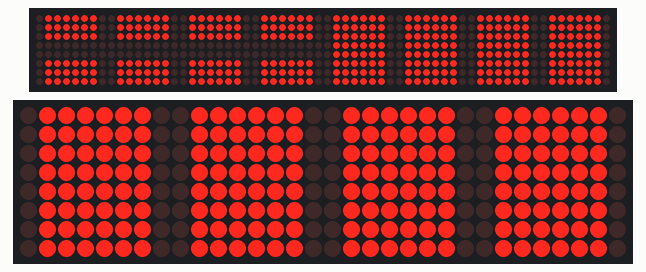
Simulated run of this sketch. Board: Arduino Uno, built with avr-gcc and run on an emulated ATmega328P. Parts: 64×8 LED matrix, 32×8 LED matrix.

Above: at 0.28 s.
At 0.93 s:
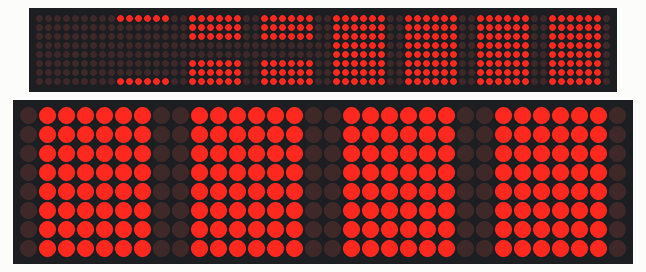
At 1.59 s:
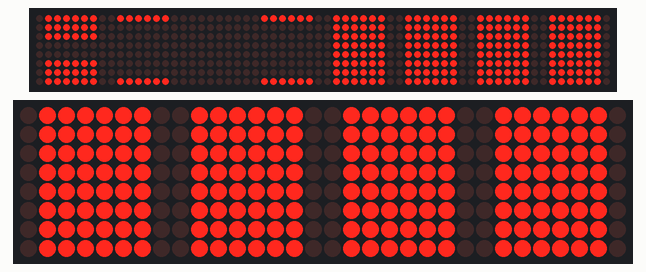
At 1.94 s:
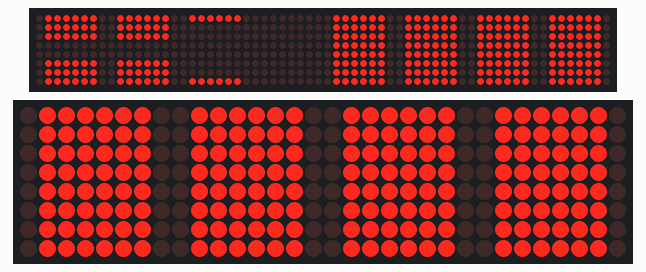

The sketch:

bars.ino
```cpp
#include "LedControl.h"
LedControl lc = LedControl(13,11,12,8);
LedControl ld = LedControl(10,8,9,4);

void setup() {


  for (int i = 0; i < 8; ++i) {
  lc.shutdown(i,false);
  // Set the brightness to a medium values
  lc.setIntensity(i, 1);
  // and clear the display
  lc.clearDisplay(i);
  }

  for (int i = 0; i < 8; ++i) {
  ld.shutdown(i,false);
  // Set the brightness to a medium values
  ld.setIntensity(i, 1);
  // and clear the display
  ld.clearDisplay(i);
  }
}

byte on = B01111110;

byte h0[] =
{
   B00000000,
   B00000000,
   B00000000,
   B00011000,
   B00011000,
   B00000000,
   B00000000,
   B00000000
};


byte h1[] =
{
   B00000000,
   B00000000,
   B00000000,
   B00000000,
   B00011000,
   B00011000,
   B00000000,
   B00000000
};

byte c[] =
{
   B00000000,
   B00000000,
   B00000000,
   B01100110,
   B01100110,
   B00000000,
   B00000000,
   B00000000
};

byte c0[] =
{
   B00000000,
   B00000000,
   B00000000,
   B01100000,
   B01100110,
   B00000110,
   B00000000,
   B00000000
};

byte c1[] =
{
   B00000000,
   B00000000,
   B00000000,
   B00000110,
   B01100110,
   B01100000,
   B00000000,
   B00000000
};


byte b0[] =
{
   B01111110,
   B01111110,
   B01111110,
   B00000000,
   B00000000,
   B01111110,
   B01111110,
   B01111110
};


byte b1[] =
{
   B01111110,
   B00000000,
   B00000000,
   B00000000,
   B00000000,
   B00000000,
   B00000000,
   B01111110
};

byte b2[] =
{
   B00000000,
   B00000000,
   B00000000,
   B00000000,
   B00000000,
   B00000000,
   B00000000,
   B00000000
};

void loop() {

  /*
   * configurations are changed after every 130ms to produce a moving pattern
   */

    for (int i = 0; i < 8; i++) {
       lc.setRow(0,i,on);
       lc.setRow(1,i,on);
       lc.setRow(2,i,on);
       lc.setRow(3,i,on);
       ld.setRow(0,i,on);
       ld.setRow(1,i,on);
       ld.setRow(2,i,on);
       ld.setRow(3,i,on);

    }

      for (int i = 0; i < 8; ++i) {
          lc.setRow(7,i,b0[i]);
      }

      for (int i = 0; i < 8; ++i) {
          lc.setRow(6,i,b0[i]);
      }

      for (int i = 0; i < 8; ++i) {
          lc.setRow(5,i,b0[i]);
      }

      for (int i = 0; i < 8; ++i) {
          lc.setRow(4,i,b0[i]);
      }

      delay(300);

      for (int i = 0; i < 8; ++i) {
          lc.setRow(7,i,b1[i]);
      }

      for (int i = 0; i < 8; ++i) {
          lc.setRow(6,i,b0[i]);
      }

      for (int i = 0; i < 8; ++i) {
          lc.setRow(5,i,b0[i]);
      }

      for (int i = 0; i < 8; ++i) {
          lc.setRow(4,i,b0[i]);
      }

      delay(300);

      for (int i = 0; i < 8; ++i) {
          lc.setRow(7,i,b2[i]);
      }

      for (int i = 0; i < 8; ++i) {
          lc.setRow(6,i,b1[i]);
      }

      for (int i = 0; i < 8; ++i) {
          lc.setRow(5,i,b0[i]);
      }

      for (int i = 0; i < 8; ++i) {
          lc.setRow(4,i,b0[i]);
      }

      delay(300);

      for (int i = 0; i < 8; ++i) {
          lc.setRow(7,i,b1[i]);
      }

      for (int i = 0; i < 8; ++i) {
          lc.setRow(6,i,b2[i]);
      }

      for (int i = 0; i < 8; ++i) {
          lc.setRow(5,i,b1[i]);
      }

      for (int i = 0; i < 8; ++i) {
          lc.setRow(4,i,b0[i]);
      }

      delay(300);

      for (int i = 0; i < 8; ++i) {
          lc.setRow(7,i,b0[i]);
      }

      for (int i = 0; i < 8; ++i) {
          lc.setRow(6,i,b1[i]);
      }

      for (int i = 0; i < 8; ++i) {
          lc.setRow(5,i,b2[i]);
      }

      for (int i = 0; i < 8; ++i) {
          lc.setRow(4,i,b1[i]);
      }

      delay(300);

      for (int i = 0; i < 8; ++i) {
          lc.setRow(7,i,b0[i]);
      }

      for (int i = 0; i < 8; ++i) {
          lc.setRow(6,i,b0[i]);
      }

      for (int i = 0; i < 8; ++i) {
          lc.setRow(5,i,b1[i]);
      }

      for (int i = 0; i < 8; ++i) {
          lc.setRow(4,i,b2[i]);
      }

      delay(300);

}
```

Measured:
- by itself, everything shown: repeats every 2.0 s, in 6 steps
